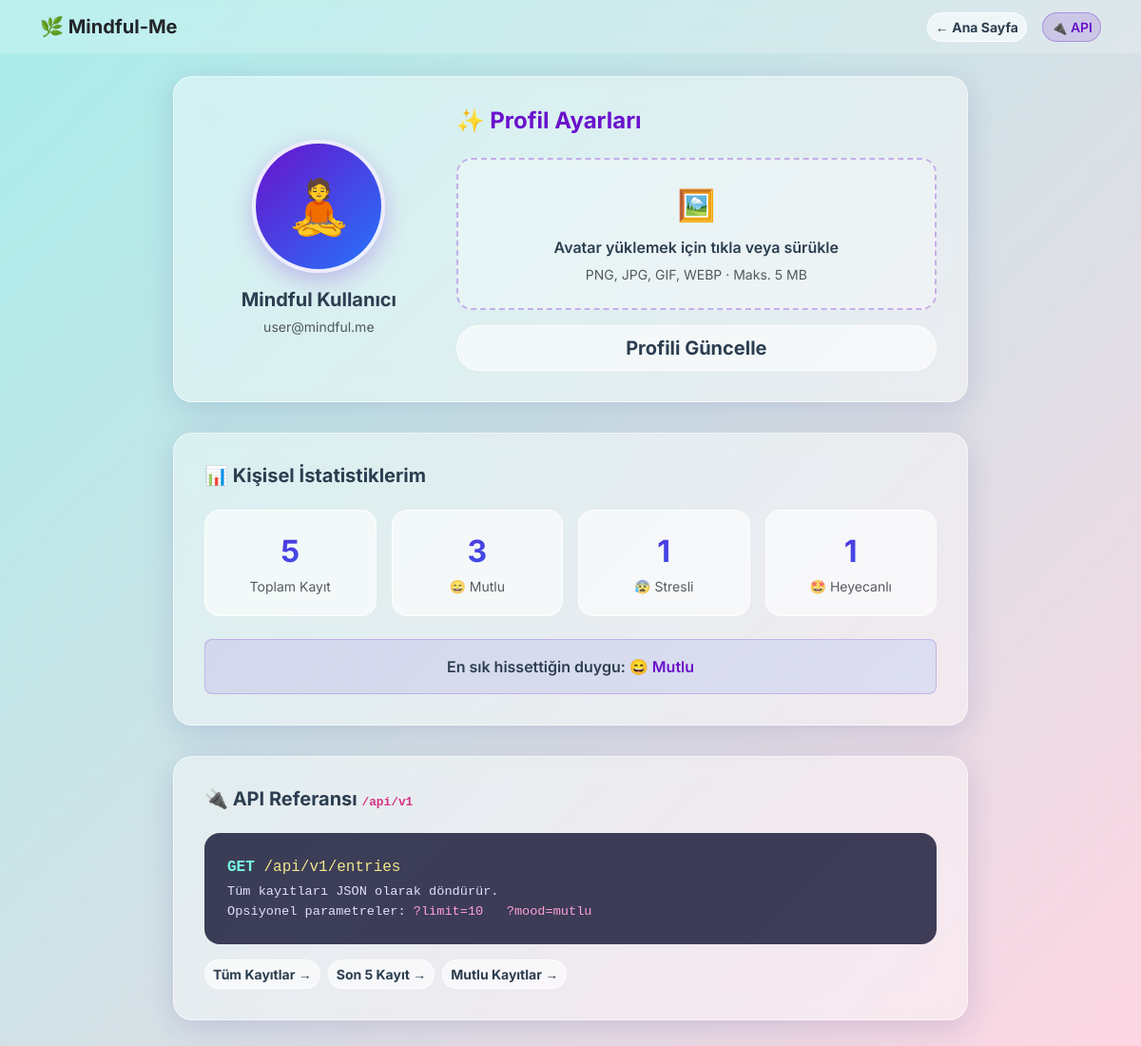
Before: /profile with the older database file.
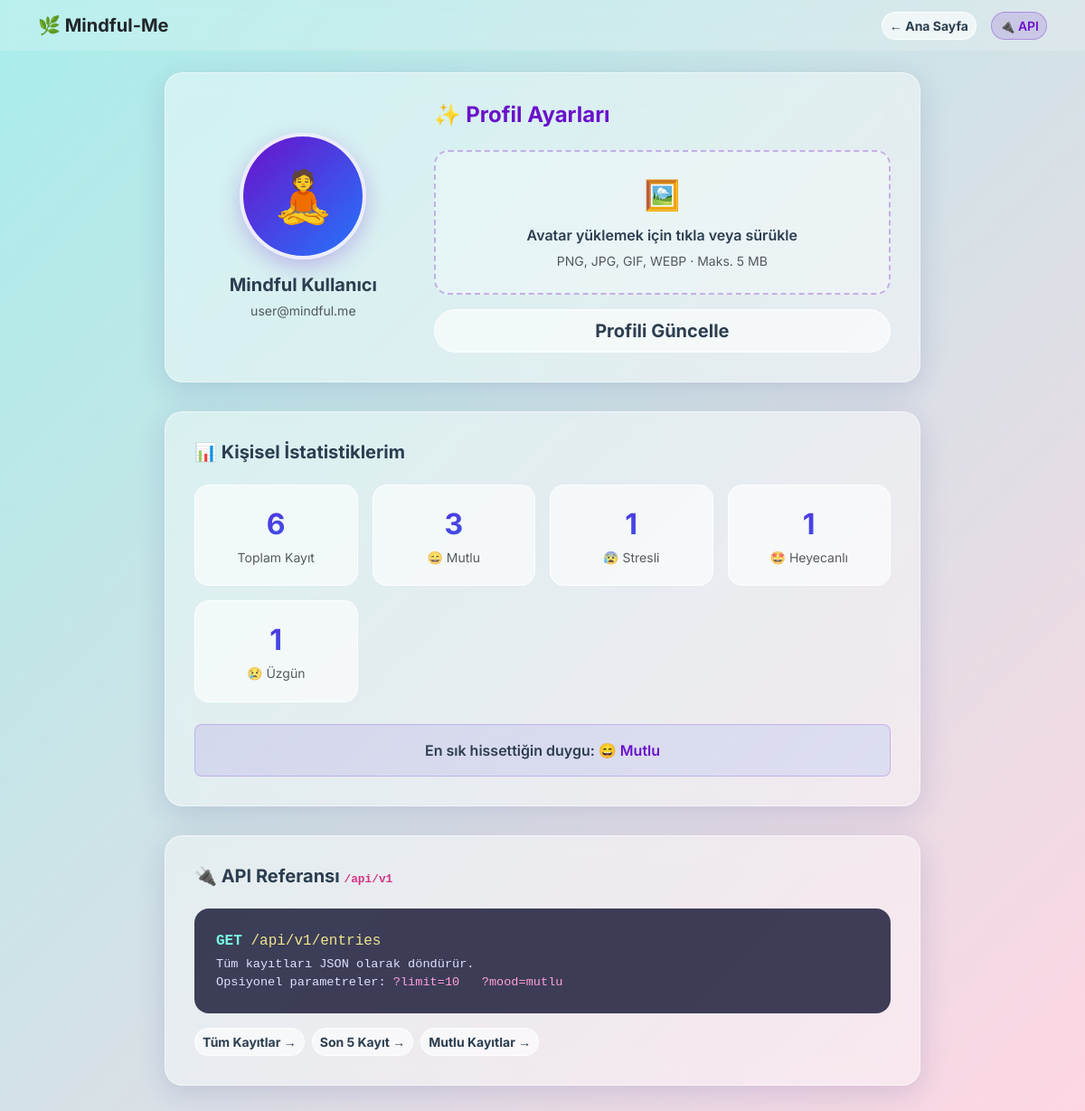
After: the same page with the newer database file.
### app/models.py (models this page shows, shortened)
class User(db.Model):
    id = db.Column(db.Integer, primary_key=True)
    username = db.Column(db.String(64), index=True, unique=True)
    email = db.Column(db.String(120), index=True, unique=True)
    avatar_file = db.Column(db.String(120), nullable=False, default='default.png')

class MoodEntry(db.Model):
    id = db.Column(db.Integer, primary_key=True)
    mood = db.Column(db.String(20), nullable=False)
    text = db.Column(db.Text, nullable=False)
    timestamp = db.Column(db.DateTime, index=True, default=db.func.now())
    ai_analysis = db.Column(db.String(255), nullable=True)
    ai_advice = db.Column(db.Text, nullable=True)
    ai_sentiment = db.Column(db.String(50), nullable=True)
    ai_score = db.Column(db.Integer, nullable=True)
    ai_keywords = db.Column(db.String(255), nullable=True)
    sleep_hours = db.Column(db.Float, nullable=True)
    stress_level = db.Column(db.Integer, nullable=True)
    activities = db.Column(db.String(255), nullable=True)

### app/routes.py (the view, shortened to what this page needs)
@main.route('/profile', methods=['GET', 'POST'])
def profile():
    user = User.query.first()
    if not user:
        user = User(username='Mindful Kullanıcı', email='user@mindful.me', avatar_file='default.png')
        db.session.add(user)
        db.session.commit()
    form = ProfileForm()
    total_entries  = MoodEntry.query.count()
    mood_counts    = {}
    for e in MoodEntry.query.all():
        mood_counts[e.mood] = mood_counts.get(e.mood, 0) + 1
    best_mood      = max(mood_counts, key=mood_counts.get) if mood_counts else None
    avatar_url     = url_for('static', filename=f'avatars/{user.avatar_file}') \
                     if user.avatar_file and user.avatar_file != 'default.png' \
                     else None
    return render_template('profile.html', user=user, form=form,
                           total_entries=total_entries, mood_counts=mood_counts,
                           best_mood=best_mood, avatar_url=avatar_url)

### app/forms.py
class ProfileForm(FlaskForm):
    avatar = FileField('Avatar Yükle', validators=[
        FileAllowed(['jpg', 'jpeg', 'png', 'gif', 'webp'], 'Sadece resim dosyaları yüklenebilir!')
    ])
    submit = SubmitField('Profili Güncelle')

### app/templates/profile.html (shortened to what this page needs)
<!DOCTYPE html>
<html lang="tr">
<head>
    <link href="https://cdn.jsdelivr.net/npm/bootstrap@5.3.2/dist/css/bootstrap.min.css" rel="stylesheet">
</head>
<body>
    <nav class="navbar navbar-expand-lg navbar-light mb-4"
         style="background: rgba(255,255,255,0.2); backdrop-filter: blur(10px);">
        <div class="container">
            <a class="navbar-brand fw-bold text-dark" href="{{ url_for('main.index') }}">🌿 Mindful-Me</a>
            <div class="ms-auto d-flex align-items-center gap-3">
                <a href="{{ url_for('main.index') }}" class="btn btn-glass btn-sm">← Ana Sayfa</a>
                <a href="{{ url_for('main.api_entries') }}" target="_blank"
                   class="btn btn-sm"
                   style="background: rgba(106,17,203,0.15); border: 1px solid rgba(106,17,203,0.3); border-radius:50px; color:#6a11cb; font-weight:600;">
                    🔌 API
                </a>
            </div>
        </div>
    </nav>
    <div class="container" style="max-width: 860px;">
        <div class="glass-card">
            <div class="row align-items-center g-4">
                <div class="col-md-4 text-center">
                    <div class="avatar-wrapper float-anim d-inline-block">
                        {% if avatar_url %}
                        <img src="{{ avatar_url }}" class="avatar-circle" alt="Avatar">
                        {% else %}
                        <div class="avatar-placeholder mx-auto">🧘</div>
                        {% endif %}
                    </div>
                    <h5 class="fw-bold mt-3 mb-1">{{ user.username }}</h5>
                    <small class="text-muted">{{ user.email }}</small>
                </div>
                <div class="col-md-8">
                    <h4 class="fw-bold mb-4" style="color:#6a11cb;">✨ Profil Ayarları</h4>
                    <form method="POST" enctype="multipart/form-data" id="profileForm">
                        <label for="avatarInput" class="upload-zone w-100 mb-3">
                            <div class="fs-2 mb-2">🖼️</div>
                            <p class="fw-semibold mb-1">Avatar yüklemek için tıkla veya sürükle</p>
                            <small class="text-muted">PNG, JPG, GIF, WEBP · Maks. 5 MB</small>
                        </label>
                        <div class="d-grid">
                            {{ form.submit(class_="btn btn-glass btn-lg") }}
                        </div>
                    </form>
                </div>
            </div>
        </div>
        <div class="glass-card">
            <h5 class="fw-bold mb-4">📊 Kişisel İstatistiklerim</h5>
            <div class="row g-3">
                <div class="col-6 col-md-3">
                    <div class="stat-badge">
                        <div class="stat-num">{{ total_entries }}</div>
                        <small class="text-muted">Toplam Kayıt</small>
                    </div>
                </div>
                {% set mood_emojis = {'mutlu':'😄','sakin':'😌','stresli':'😰','uzgun':'😢','heyecanli':'🤩'} %}
                {% set mood_labels = {'mutlu':'Mutlu','sakin':'Sakin','stresli':'Stresli','uzgun':'Üzgün','heyecanli':'Heyecanlı'} %}
                {% for mood_key, count in mood_counts.items() %}
                <div class="col-6 col-md-3">
                    <div class="stat-badge">
                        <div class="stat-num">{{ count }}</div>
                        <small class="text-muted">{{ mood_emojis.get(mood_key,'❓') }} {{ mood_labels.get(mood_key, mood_key) }}</small>
                    </div>
                </div>
                {% endfor %}
            </div>
            {% if best_mood %}
            <div class="mt-4 p-3 rounded-3 text-center"
                 style="background:linear-gradient(135deg,rgba(106,17,203,0.1),rgba(37,117,252,0.1));
                         border:1px solid rgba(106,17,203,0.2);">
                <p class="mb-0 fw-semibold">
                    En sık hissettiğin duygu:
                    <span style="color:#6a11cb;">{{ mood_emojis.get(best_mood,'') }} {{ mood_labels.get(best_mood, best_mood) }}</span>
                </p>
            </div>
            {% endif %}
        </div>
        <div class="glass-card">
            <h5 class="fw-bold mb-4">🔌 API Referansı <code style="font-size:0.8rem;">/api/v1</code></h5>
            <div class="api-card mb-3">
                <p class="mb-1">
                    <span class="method">GET</span>
                    <span class="url"> /api/v1/entries</span>
                </p>
                <p class="mb-0" style="font-size:0.85rem;">
                    Tüm kayıtları JSON olarak döndürür.<br>
                    Opsiyonel parametreler:
                    <span class="param">?limit=10</span> &nbsp;
                    <span class="param">?mood=mutlu</span>
                </p>
            </div>
            <div class="d-flex gap-2 flex-wrap">
                <a href="{{ url_for('main.api_entries') }}" target="_blank"
                   class="btn btn-glass btn-sm">Tüm Kayıtlar →</a>
                <a href="{{ url_for('main.api_entries') }}?limit=5" target="_blank"
                   class="btn btn-glass btn-sm">Son 5 Kayıt →</a>
                <a href="{{ url_for('main.api_entries') }}?mood=mutlu" target="_blank"
                   class="btn btn-glass btn-sm">Mutlu Kayıtlar →</a>
            </div>
        </div>
    </div>
</body>
</html>

### app/templates/profile.html (style rules this page uses)
body { background: linear-gradient(135deg, #a8edea 0%, #fed6e3 100%); font-family: 'Inter', sans-serif; min-height: 100vh; color: #2c3e50; }
.glass-card { background: rgba(255, 255, 255, 0.4); backdrop-filter: blur(15px); -webkit-backdrop-filter: blur(15px); border: 1px solid rgba(255, 255, 255, 0.5); border-radius: 20px; box-shadow: 0 8px 32px rgba(31, 38, 135, 0.15); padding: 2rem; margin-bottom: 2rem; }
.btn-glass { background: rgba(255,255,255,0.6); border: 1px solid rgba(255,255,255,0.8); color: #2c3e50; font-weight: bold; border-radius: 50px; transition: all 0.3s; }
.avatar-wrapper { position: relative; display: inline-block; }
.avatar-placeholder { width: 140px; height: 140px; border-radius: 50%; background: linear-gradient(135deg, #6a11cb, #2575fc); display: flex; align-items: center; justify-content: center; font-size: 3.5rem; border: 4px solid rgba(255,255,255,0.9); box-shadow: 0 8px 25px rgba(106,17,203,0.25); transition: transform 0.3s; }
.upload-zone { border: 2px dashed rgba(106,17,203,0.3); border-radius: 16px; padding: 1.5rem; text-align: center; background: rgba(255,255,255,0.3); cursor: pointer; transition: all 0.3s; }
.stat-badge { background: rgba(255,255,255,0.6); border: 1px solid rgba(255,255,255,0.8); border-radius: 16px; padding: 1.2rem 1rem; text-align: center; transition: transform 0.2s; }
.stat-badge .stat-num { font-size: 2rem; font-weight: 700; background: linear-gradient(135deg, #6a11cb, #2575fc); -webkit-background-clip: text; -webkit-text-fill-color: transparent; }
.api-card { background: rgba(30,30,60,0.85); border-radius: 16px; padding: 1.5rem; color: #e0e0ff; font-family: 'Courier New', monospace; }
.api-card .method { color: #79ffe1; font-weight: 700; }
.api-card .url { color: #f0e68c; }
.api-card .param { color: #ff9fd8; }
.float-anim { animation: float 3s ease-in-out infinite; }

Changed rows visible on the page:
added MoodEntry: count "1", get "😢", get "Üzgün"
Other visible differences:
{{ total_entries }}: "5" → "6"
